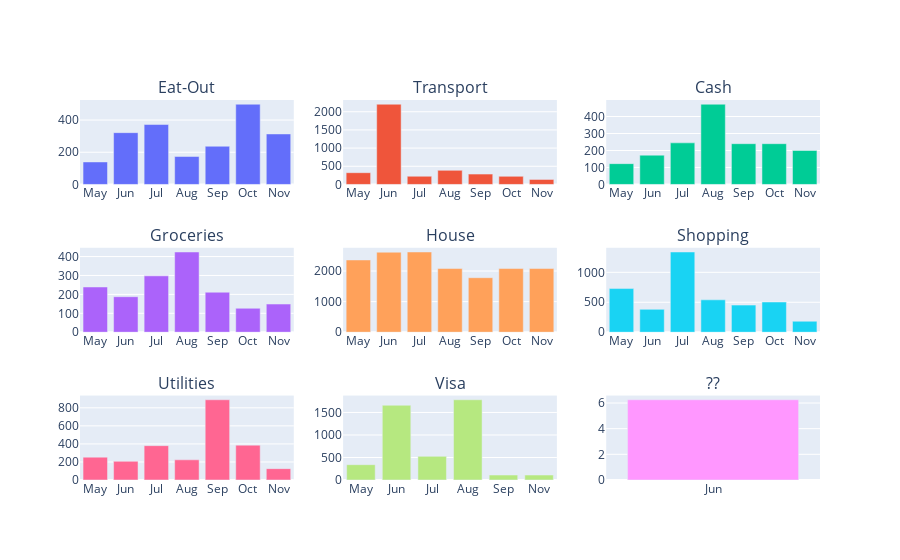

Notebook source saved alongside this figure:
### Code cell
cats = tdata['Category'].unique().tolist()
year = 2019

fig, ax = px.subplots(3, 3, subplot_titles=cats, height=1000)

for i, cat in enumerate(cats):
    mask = (tdata['Date'].dt.year == year) & (tdata['Category'] == cat)
    df = tdata[mask]
    grouped = df.groupby(by=df['Date'].dt.month)['Amt'].sum()

    labels = months[grouped.index]
    values = grouped.values

    ax[i // 3][i % 3].bar(values=values, labels=labels)

fig.show()

### Figure 1 — Plotly figure (JSON) as saved in the notebook; plotly's stock layout.template omitted (floating-point values rounded to 4 significant figures)
{"data": [{"name": "", "type": "bar", "x": ["May", "Jun", "Jul", "Aug", "Sep", "Oct", "Nov"], "xaxis": "x", "y": [139.8, 321.7, 372.3, 173.5, 237.3, 498.4, 313.7], "yaxis": "y"}, {"name": "", "type": "bar", "x": ["May", "Jun", "Jul", "Aug", "Sep", "Oct", "Nov"], "xaxis": "x2", "y": [323.2, 2207.0, 225.6, 387.4, 284.5, 223.3, 139.3], "yaxis": "y2"}, {"name": "", "type": "bar", "x": ["May", "Jun", "Jul", "Aug", "Sep", "Oct", "Nov"], "xaxis": "x3", "y": [122.5, 172.5, 245, 472.5, 240, 240, 200], "yaxis": "y3"}, {"name": "", "type": "bar", "x": ["May", "Jun", "Jul", "Aug", "Sep", "Oct", "Nov"], "xaxis": "x4", "y": [239.1, 187.7, 298.0, 424.1, 211.5, 126.6, 148.9], "yaxis": "y4"}, {"name": "", "type": "bar", "x": ["May", "Jun", "Jul", "Aug", "Sep", "Oct", "Nov"], "xaxis": "x5", "y": [2360, 2613.0, 2620, 2080, 1780, 2080, 2080], "yaxis": "y5"}, {"name": "", "type": "bar", "x": ["May", "Jun", "Jul", "Aug", "Sep", "Oct", "Nov"], "xaxis": "x6", "y": [728.9, 382, 1340.0, 540.7, 452.6, 504.6, 183.2], "yaxis": "y6"}, {"name": "", "type": "bar", "x": ["May", "Jun", "Jul", "Aug", "Sep", "Oct", "Nov"], "xaxis": "x7", "y": [253.3, 207.2, 380.8, 223.6, 889.1, 386.3, 126], "yaxis": "y7"}, {"name": "", "type": "bar", "x": ["May", "Jun", "Jul", "Aug", "Sep", "Nov"], "xaxis": "x8", "y": [340, 1660.0, 524.9, 1782.0, 110, 110], "yaxis": "y8"}, {"name": "", "type": "bar", "x": ["Jun"], "xaxis": "x9", "y": [6.25], "yaxis": "y9"}], "layout": {"annotations": [{"font": {"size": 16}, "showarrow": false, "text": "Eat-Out", "x": 0.1444, "xanchor": "center", "xref": "paper", "y": 1, "yanchor": "bottom", "yref": "paper"}, {"font": {"size": 16}, "showarrow": false, "text": "Transport", "x": 0.5, "xanchor": "center", "xref": "paper", "y": 1, "yanchor": "bottom", "yref": "paper"}, {"font": {"size": 16}, "showarrow": false, "text": "Cash", "x": 0.8556, "xanchor": "center", "xref": "paper", "y": 1, "yanchor": "bottom", "yref": "paper"}, {"font": {"size": 16}, "showarrow": false, "text": "Groceries", "x": 0.1444, "xanchor": "center", "xref": "paper", "y": 0.6111, "yanchor": "bottom", "yref": "paper"}, {"font": {"size": 16}, "showarrow": false, "text": "House", "x": 0.5, "xanchor": "center", "xref": "paper", "y": 0.6111, "yanchor": "bottom", "yref": "paper"}, {"font": {"size": 16}, "showarrow": false, "text": "Shopping", "x": 0.8556, "xanchor": "center", "xref": "paper", "y": 0.6111, "yanchor": "bottom", "yref": "paper"}, {"font": {"size": 16}, "showarrow": false, "text": "Utilities", "x": 0.1444, "xanchor": "center", "xref": "paper", "y": 0.2222, "yanchor": "bottom", "yref": "paper"}, {"font": {"size": 16}, "showarrow": false, "text": "Visa", "x": 0.5, "xanchor": "center", "xref": "paper", "y": 0.2222, "yanchor": "bottom", "yref": "paper"}, {"font": {"size": 16}, "showarrow": false, "text": "??", "x": 0.8556, "xanchor": "center", "xref": "paper", "y": 0.2222, "yanchor": "bottom", "yref": "paper"}], "autosize": true, "showlegend": false, "xaxis": {"anchor": "y", "autorange": true, "domain": [0, 0.2889], "range": [-0.5, 6.5], "type": "category"}, "xaxis2": {"anchor": "y2", "autorange": true, "domain": [0.3556, 0.6444], "range": [-0.5, 6.5], "type": "category"}, "xaxis3": {"anchor": "y3", "autorange": true, "domain": [0.7111, 1], "range": [-0.5, 6.5], "type": "category"}, "xaxis4": {"anchor": "y4", "autorange": true, "domain": [0, 0.2889], "range": [-0.5, 6.5], "type": "category"}, "xaxis5": {"anchor": "y5", "autorange": true, "domain": [0.3556, 0.6444], "range": [-0.5, 6.5], "type": "category"}, "xaxis6": {"anchor": "y6", "autorange": true, "domain": [0.7111, 1], "range": [-0.5, 6.5], "type": "category"}, "xaxis7": {"anchor": "y7", "autorange": true, "domain": [0, 0.2889], "range": [-0.5, 6.5], "type": "category"}, "xaxis8": {"anchor": "y8", "autorange": true, "domain": [0.3556, 0.6444], "range": [-0.5, 5.5], "type": "category"}, "xaxis9": {"anchor": "y9", "autorange": true, "domain": [0.7111, 1], "range": [-0.5, 0.5], "type": "category"}, "yaxis": {"anchor": "x", "autorange": true, "domain": [0.7778, 1], "range": [0, 524.7], "type": "linear"}, "yaxis2": {"anchor": "x2", "autorange": true, "domain": [0.7778, 1], "range": [0, 2323.0], "type": "linear"}, "yaxis3": {"anchor": "x3", "autorange": true, "domain": [0.7778, 1], "range": [0, 497.4], "type": "linear"}, "yaxis4": {"anchor": "x4", "autorange": true, "domain": [0.3889, 0.6111], "range": [0, 446.4], "type": "linear"}, "yaxis5": {"anchor": "x5", "autorange": true, "domain": [0.3889, 0.6111], "range": [0, 2758.0], "type": "linear"}, "yaxis6": {"anchor": "x6", "autorange": true, "domain": [0.3889, 0.6111], "range": [0, 1410.0], "type": "linear"}, "yaxis7": {"anchor": "x7", "autorange": true, "domain": [0, 0.2222], "range": [0, 935.9], "type": "linear"}, "yaxis8": {"anchor": "x8", "autorange": true, "domain": [0, 0.2222], "range": [0, 1876.0], "type": "linear"}, "yaxis9": {"anchor": "x9", "autorange": true, "domain": [0, 0.2222], "range": [0, 6.579], "type": "linear"}}}
